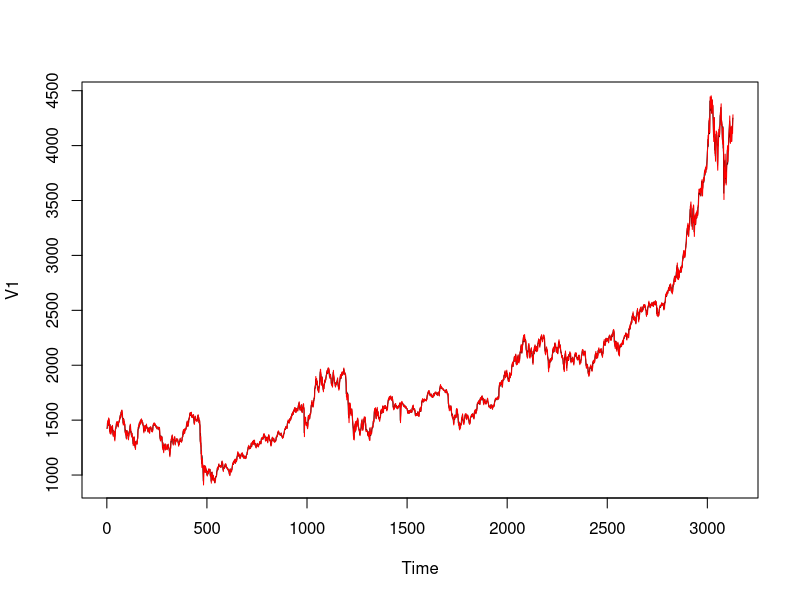

The R script that drew this image:
library(forecast)

data = read.table("data/stockmarket_f.data")

data = ts(data)

fit = auto.arima(data)
ret = fit$fitted

write.table(ret,"data/model.data", row.names = F, col.names = F, dec=".", sep=",")


plot(data)
lines(ret,col = "red")